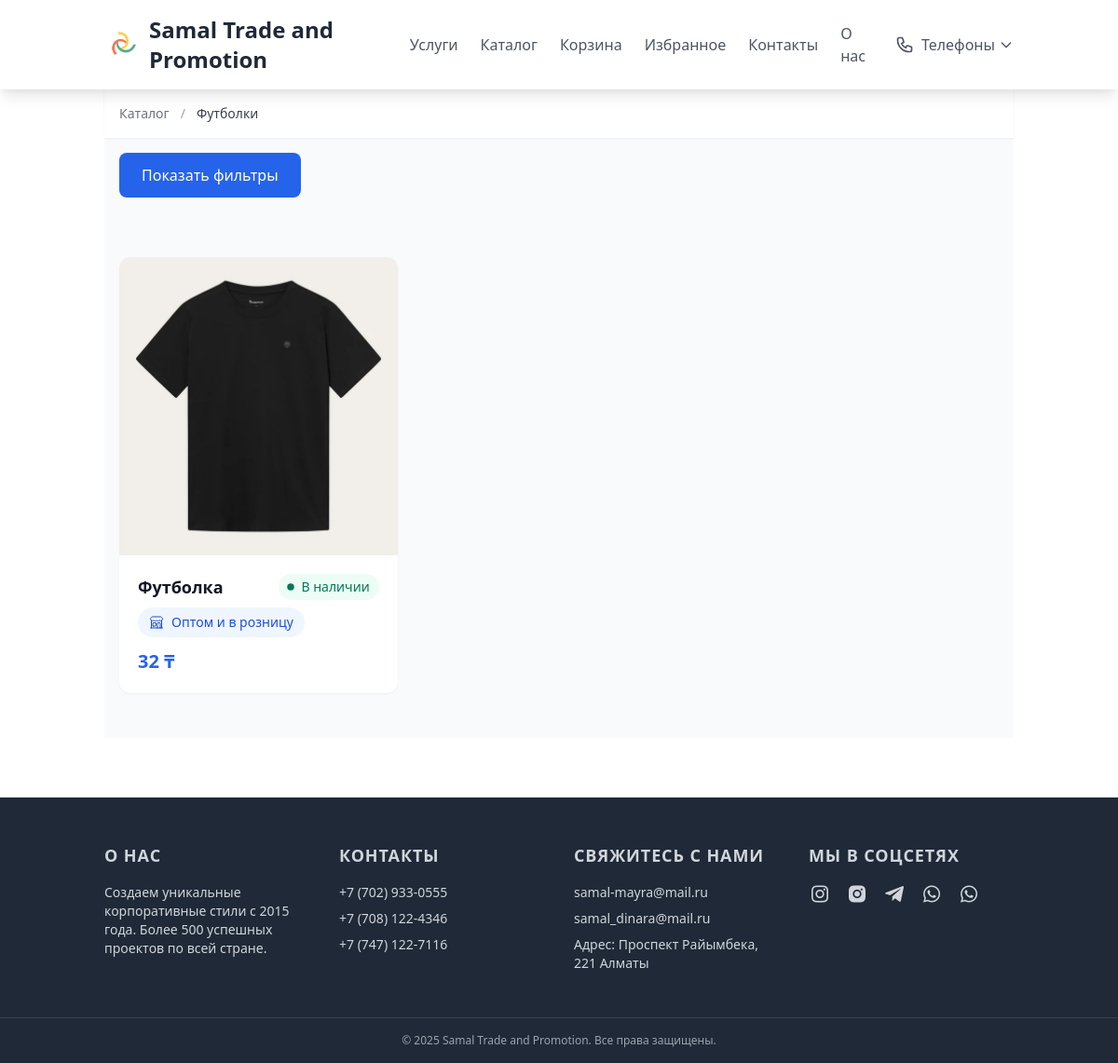
Page /category/futbolki/ on the committed database.
### samal/models.py (models this page shows, shortened)
class Category(models.Model):
    name = models.CharField(max_length=255, verbose_name='Название')
    slug = models.SlugField(max_length=255, unique=True, verbose_name='URL')
    image = models.ImageField(upload_to='category_images/', blank=True, null=True, verbose_name='Изображение')
    TYPE_CHOICES = [
        ('knitted_fabric', 'Трикотажное полотно'),
        ('knitwear_product', 'Готовое изделие из трикотажа'),
    ]
    type = models.CharField(max_length=20, choices=TYPE_CHOICES, default='knitted_fabric', verbose_name='Тип продукта')
    class Meta:
        verbose_name = 'Категория'
        verbose_name_plural = 'Категории'

class Product(models.Model):
    name = models.CharField(max_length=255, verbose_name='Название')
    slug = models.SlugField(max_length=255, unique=True, verbose_name='URL')
    image = models.ImageField(upload_to='product_images/', blank=True, null=True, verbose_name='Изображение')
    price = models.DecimalField(max_digits=10, decimal_places=2, verbose_name='Цена', blank=True, null=True)
    GENDER_CHOICES = [
        ('unisex', 'Унисекс'),
        ('male', 'Мужской'),
        ('female', 'Женский'),
        ('children', 'Детский'),
    ]
    gender = models.CharField(max_length=10, choices=GENDER_CHOICES, default='unisex', verbose_name='Пол')
    UNIT_CHOICES = [
        ('pcs', 'шт'),
        ('kg', 'кг'),
    ]
    unit = models.CharField(
        max_length=3,
        choices=UNIT_CHOICES,
        default='pcs',
        verbose_name='Единица измерения'
    )
    category = models.ForeignKey(Category, on_delete=models.CASCADE, verbose_name='Категория')
    description = models.TextField(verbose_name='Описание', blank=True)
    created_at = models.DateTimeField(auto_now_add=True, verbose_name='Дата создания')
    updated_at = models.DateTimeField(auto_now=True, verbose_name='Дата обновления')
    AVAILABILITY_CHOICES = [
        ('in_stock', 'В наличии'),
        ('on_order', 'Под заказ'),
    ]
    availability = models.CharField(
        max_length=10,
        choices=AVAILABILITY_CHOICES,
        default='in_stock',
        verbose_name='Наличие'
    )
    expected_delivery = models.CharField(max_length=50, blank=True, verbose_name='Срок поставки')
    class Meta:
        verbose_name = 'Продукт'
        verbose_name_plural = 'Продукты'

### samal/views.py (the view)
# urls.py: path('category/<slug:slug>/', category_detail, name='category_detail'),
def category_detail(request, slug):
    category = get_object_or_404(Category, slug=slug)
    products_list = Product.objects.filter(category=category)
    sort_option = request.GET.get('sort', '')
    color = request.GET.get('color')           # например, "red"
    size = request.GET.get('size')             # например, "M"
    min_price = request.GET.get('min_price')   # например, "1000"
    max_price = request.GET.get('max_price')   # например, "5000"
    gender = request.GET.get('gender')         # например, "female", "male", "kids", "unisex"
    avail = request.GET.get('availability')    # 'in_stock' или 'on_order'
    if min_price:
        try:
            products_list = products_list.filter(price__gte=float(min_price))
        except ValueError:
            pass
    if max_price:
        try:
            products_list = products_list.filter(price__lte=float(max_price))
        except ValueError:
            pass
    if avail in ['in_stock', 'on_order']:
        products_list = products_list.filter(availability=avail)
    if color:
        products_list = products_list.filter(colors__color__icontains=color)
    if size:
        products_list = products_list.filter(sizes__size__icontains=size)
    if gender:
        products_list = products_list.filter(gender__iexact=gender)
    if sort_option == 'price_asc':
        products_list = products_list.order_by('price')
    elif sort_option == 'price_desc':
        products_list = products_list.order_by('-price')
    elif sort_option == 'newest':
        products_list = products_list.order_by('-created_at')
    paginator = Paginator(products_list, 6)
    page = request.GET.get('page')
    try:
        products = paginator.page(page)
    except PageNotAnInteger:
        products = paginator.page(1)
    except EmptyPage:
        products = paginator.page(paginator.num_pages)
    context = {
        'category': category,
        'products': products,
        'sort_option': sort_option,
        'filters': {
            'color': color or '',
            'size': size or '',
            'min_price': min_price or '',
            'max_price': max_price or '',
            'gender': gender or '',
            'availability': avail or '',
        },
    }
    return render(request, 'samal/category_detail.html', context)

### templates/samal/category_detail.html (shortened to what this page needs)
{% extends 'base.html' %}
{% load static %}
{% block content %}
<div class="bg-gray-50">
    <nav class="bg-white shadow-sm">
        <div class="container mx-auto px-4 py-4">
            <ol class="flex items-center space-x-3 text-sm">
                <li>
                    <a href="{% url 'category' %}" class="text-gray-500 hover:text-gray-700 transition-colors duration-200">
                        Каталог
                    </a>
                </li>
                <li class="text-gray-400">/</li>
                <li class="text-gray-700 font-medium">{{ category.name }}</li>
            </ol>
        </div>
    </nav>
    <div class="container mx-auto px-4 py-4">
        <button id="toggle-filter" class="px-6 py-3 bg-blue-600 text-white rounded-lg hover:bg-blue-700 transition duration-300">
            Показать фильтры
        </button>
    </div>
    <div class="container mx-auto px-4 py-12">
        {% if products %}
        <div class="grid grid-cols-1 sm:grid-cols-2 lg:grid-cols-3 gap-6">
            {% for product in products %}
            <div class="group bg-white rounded-xl shadow-sm hover:shadow-lg transition-all duration-300 ease-out">
                <a href="{% url 'product_detail' product.slug %}" class="block overflow-hidden rounded-t-xl">
                    <div class="relative h-80 overflow-hidden">
                        <img src="{{ product.image.url }}"
                             alt="{{ product.name }}"
                             class="w-full h-full object-cover transform transition-transform duration-300 group-hover:scale-105">
                    </div>
                </a>
                <div class="p-5">
                    <div class="flex items-start justify-between gap-3 mb-2">
                        <h3 class="flex-1 font-semibold text-gray-900 text-lg">
                            <a href="{% url 'product_detail' product.slug %}" class="hover:text-blue-600 transition-colors">
                                {{ product.name }}
                            </a>
                        </h3>
                        <div class="flex-shrink-0">
                            {% if product.availability == 'in_stock' %}
                            <span class="inline-flex items-center py-1 pl-2 pr-2.5 rounded-full bg-green-50 text-green-700 text-sm font-medium">
                                <svg class="w-2.5 h-2.5 mr-1.5 shrink-0" fill="currentColor" viewBox="0 0 8 8">
                                    <circle cx="4" cy="4" r="3"/>
                                </svg>
                                {{ product.get_availability_display }}
                            </span>
                            {% endif %}
                        </div>
                    </div>
                    <div class="mb-3">
                        <span class="inline-flex items-center h-8 px-3 rounded-full bg-blue-50 text-blue-700 text-sm font-medium">
                            Оптом и в розницу
                        </span>
                    </div>
                    <div class="flex items-center justify-between">
                        <span class="text-xl font-bold text-blue-600">
                            {{ product.price|floatformat:"-2" }} ₸
                        </span>
                    </div>
                </div>
            </div>
            {% endfor %}
        </div>
        {% endif %}
    </div>
</div>
{% endblock %}

### templates/base.html (style rules this page uses)
body { @apply bg-gray-100; }

### rows in the picture
Category: name "Футболки"
Product: image (picture), name "Футболка", availability "В наличии", price "32"
